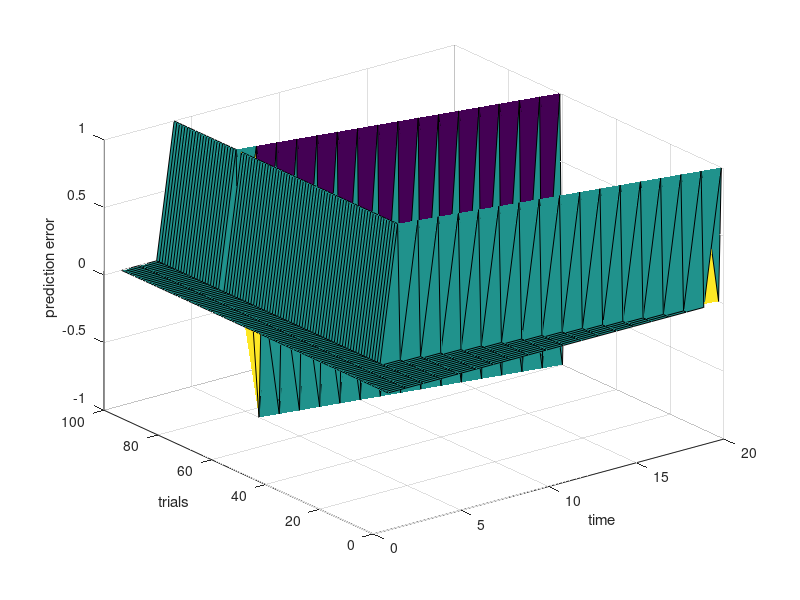
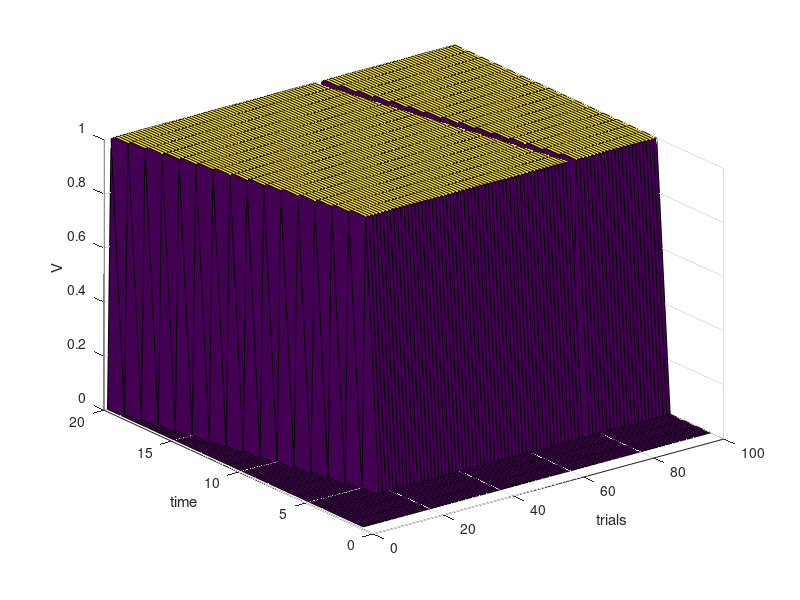

These figures' MATLAB source, in order:
%cue at second 5, reward at second 20

Trials=100; %number of trials
Time=20;    %total time
rewTime=20; %reward time
cueTime=5; %start cue
endCueTime=rewTime; %end cue
n=endCueTime-cueTime+1; %cue duration

X= eye(n);
X=[zeros(n,cueTime-1), X, zeros(n,Time-endCueTime)];

V=zeros(Time,Trials);
w = zeros(n,1); %weights
weights = zeros(n,Trials); %to save weights, same as V(t+1)!
r = zeros(Time,Trials); %reward
r(rewTime,:)=1;
%skip one reward
r(rewTime,60)=0;
delta = zeros(Time, Trials); %prediction error


gamma= 1; %1
alpha= 1; %0.6

%t=time, i=trial
for i=1:Trials
    weights(:,i) = w;
    V(:,i)= X'*w; %value function
    delta(1:end-1,i)= r(1:end-1,i)+gamma*V(2:end,i)-V(1:end-1,i);%prediction error
    delta(end,i) = r(end,i)-V(end,i);
    w= w+alpha*X*delta(:,i);
end


%% Plot 

%Plot prediction error
figure
surf(delta')
ylabel('trials')
xlabel('time')
zlabel('prediction error')

%Plot value function 
figure
surf(V)
xlabel('trials')
ylabel('time')
zlabel('V')